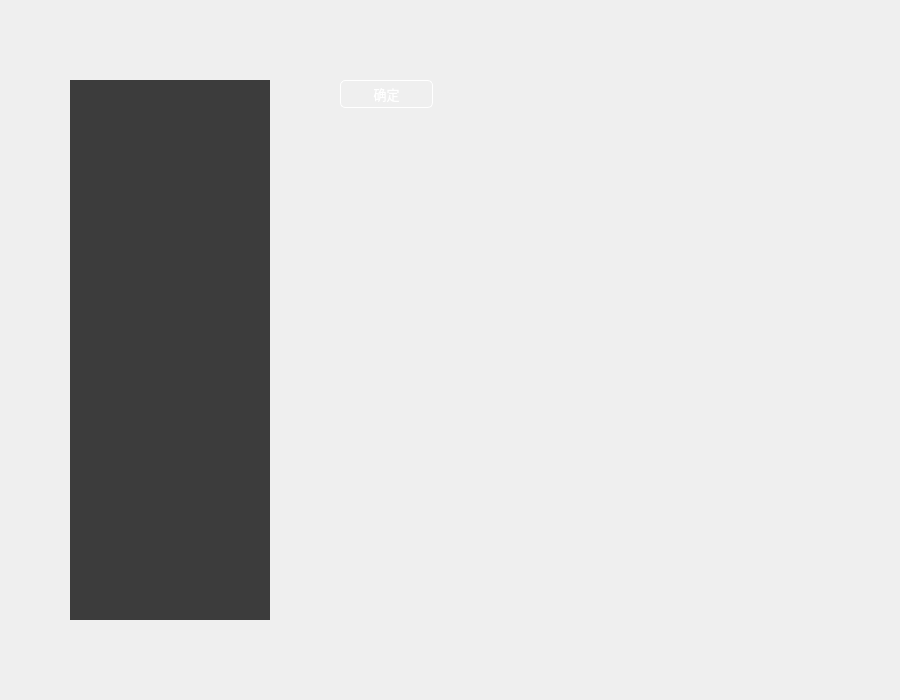
<?xml version="1.0" encoding="UTF-8"?>
<ui version="4.0">
 <class>AddChatCell</class>
 <widget class="QWidget" name="AddChatCell">
  <property name="geometry">
   <rect>
    <x>0</x>
    <y>0</y>
    <width>900</width>
    <height>700</height>
   </rect>
  </property>
  <property name="windowTitle">
   <string>Form</string>
  </property>
  <widget class="QPushButton" name="addC_addButton">
   <property name="geometry">
    <rect>
     <x>340</x>
     <y>80</y>
     <width>93</width>
     <height>28</height>
    </rect>
   </property>
   <property name="font">
    <font>
     <family>等线</family>
     <pointsize>10</pointsize>
     <weight>50</weight>
     <bold>false</bold>
    </font>
   </property>
   <property name="styleSheet">
    <string notr="true">color: white; background: rgba(0,0,0,0); border: 1px solid white; border-radius: 5px;</string>
   </property>
   <property name="text">
    <string>确定</string>
   </property>
  </widget>
  <widget class="QScrollArea" name="scrollArea">
   <property name="geometry">
    <rect>
     <x>70</x>
     <y>80</y>
     <width>200</width>
     <height>540</height>
    </rect>
   </property>
   <property name="font">
    <font>
     <family>等线</family>
     <pointsize>10</pointsize>
    </font>
   </property>
   <property name="styleSheet">
    <string notr="true">background: rgba(0,0,0,0.5); border: 0px;</string>
   </property>
   <property name="widgetResizable">
    <bool>true</bool>
   </property>
   <widget class="QWidget" name="addC_friendList">
    <property name="geometry">
     <rect>
      <x>0</x>
      <y>0</y>
      <width>200</width>
      <height>540</height>
     </rect>
    </property>
    <property name="font">
     <font>
      <family>等线</family>
      <pointsize>10</pointsize>
     </font>
    </property>
    <property name="styleSheet">
     <string notr="true">background: rgba(0,0,0,0.5); border: 0px;</string>
    </property>
   </widget>
  </widget>
 </widget>
 <resources/>
 <connections/>
</ui>
